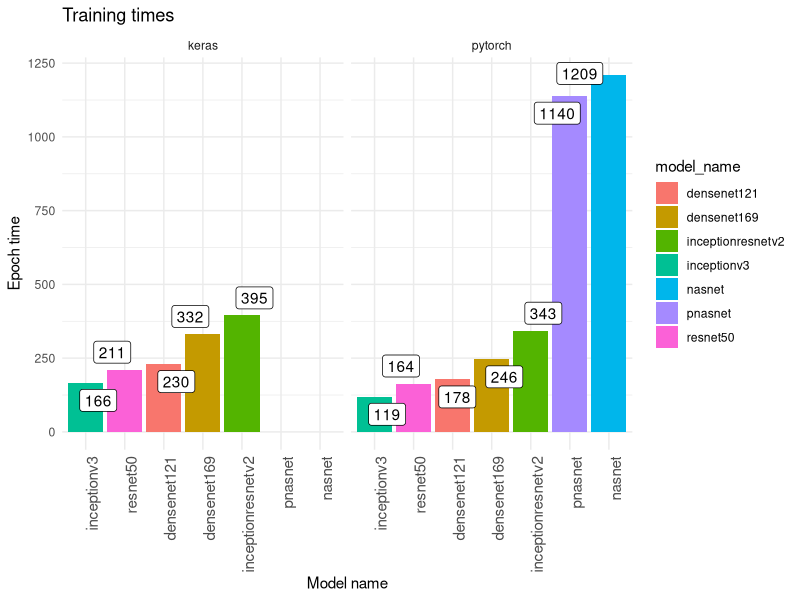

The R source for this figure:
library('ggplot2')
library('ggrepel')

acc_plot_wf <- function(df, save=FALSE, title='', plot_name='') {
  
  g_full <- ggplot(df, aes(x=reorder(model_name, epoch_time), y=epoch_time)) + 
    # geom_point(aes(color='framework're), size=4) +
    geom_col(fill='navy') +
    geom_label_repel(aes(label=epoch_time)) +
    scale_color_brewer(palette='Set2') +
    labs(x='Model name', y='Epoch time', title=title) +
    theme_minimal() +
    theme(axis.text.x = element_text(angle=90, hjust=1, size=11))
  g_full
  
  if (save) {
    ggsave(sprintf('figures/ggplot_%s.png', plot_name), g_full, dpi=400, width=8, height=8)
  }
}

acc_plot_facet <- function(df, save=FALSE, title='', plot_name='') {
  
  g_full <- ggplot(df, aes(x=reorder(model_name, epoch_time), y=epoch_time)) + 
    # geom_point(aes(color='framework're), size=4) +
    geom_col(aes(fill=model_name)) +
    geom_label_repel(aes(label=epoch_time)) +
    scale_color_brewer(palette='Set2') +
    labs(x='Model name', y='Epoch time', title=title) +
    theme_minimal() +
    facet_grid(. ~ framework) +
    theme(axis.text.x = element_text(angle=90, hjust=1, size=11))
  g_full
  
  if (save) {
    ggsave(sprintf('figures/ggplot_%s.png', plot_name), g_full, dpi=400, width=14, height=8)
  }
}

df <- read.csv('df_epoch_times.csv')

df$epoch_time <- round(df$epoch_time, 0)
# df$compilation_time <- round(df$compilation_time, 1)

df[, 'framework'] = as.factor(df[, 'framework'])
df[, 'model_name'] = as.factor(df[, 'model_name'])
# df[, 'image_size'] = as.factor(df[, 'image_size'])
# df[, 'batch_size'] = as.factor(df[, 'batch_size'])
# df[, 'trial_num'] = as.factor(df[, 'trial_num'])

df_keras <- df[which(df$framework == 'keras'), ]
df_torch <- df[which(df$framework == 'pytorch'), ]

# Plot all:
acc_plot_facet(df, TRUE, 'Training times', 'epoch_times')  # OK
